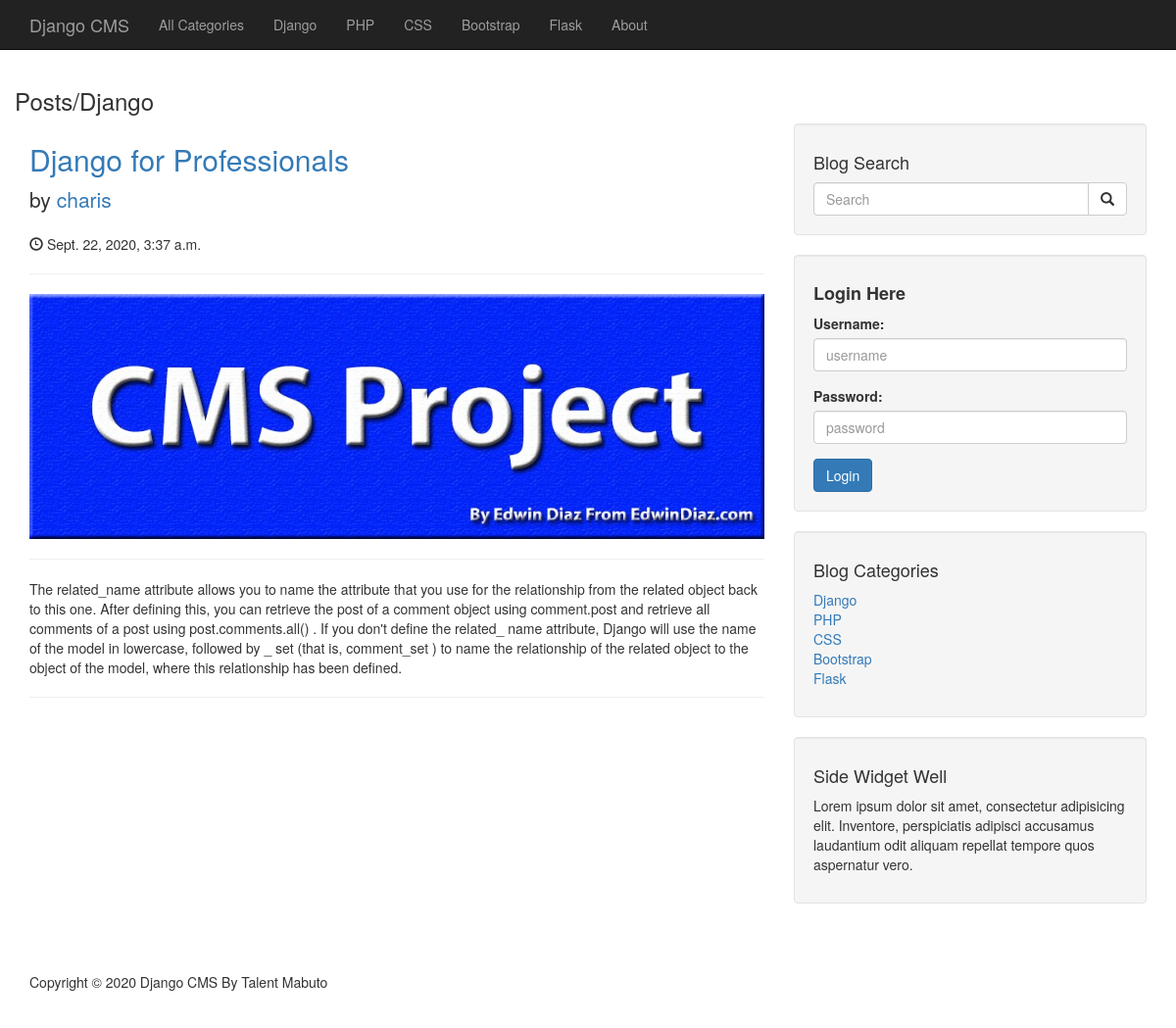
/1/, run on the app's committed database.
### categories/models.py (models this page shows, shortened)
class Category(models.Model):
    title = models.CharField(max_length=100)
    class Meta:
        verbose_name_plural = 'Categories'
    def get_absolute_url(self):
        return reverse('post_category', kwargs={'pk': self.pk})

### posts/models.py (models this page shows, shortened)
class Post(TimeStampedModel):
    Status = (
        ('draft', 'Draft'),
        ('publish', 'Publish'),
    )
    author   = models.ForeignKey(User, on_delete=models.CASCADE, related_name='posts')
    category = models.ForeignKey(Category, on_delete=models.CASCADE, default=True)
    title    = models.CharField(max_length=100)
    slug     = AutoSlugField(unique=True, always_update=False, populate_from='title')
    content  = models.TextField()
    image    = models.ImageField(upload_to='cms/%Y/%m/%d', default='image_1')
    status   = models.CharField(max_length=20, choices=Status)

### users/models.py (models this page shows)
class CustomUser(AbstractUser):
    pass

### categories/views.py (the view)
# urls.py: path('<int:pk>/', CategoryDetailView.as_view(), name='post_category'),
class CategoryDetailView(DetailView):
    model = Category
    template_name = 'categories/category_post.html'
    context_object_name = 'category'

### categories/templatetags/category_tags.py (called while the page is built)
@register.simple_tag
def get_category_tag():
    return Category.objects.all()

### templates/categories/category_post.html (shortened to what this page needs)
{% extends 'base.html' %}
{% load category_tags %}
{% block content %}
<div class="row">
    <h3>Posts/{{ category.title }}</h3>
    <div class="col-md-8">
            {% if category.post_set.all %}
                {% for post in category.post_set.all %}
                <h2>
                    <a href="{% url 'category_post_detail' post.pk %}">{{ post.title }}</a>
                </h2>
                <p class="lead">
                    by <a href="">{{ post.author }}</a>
                </p>
                <p><span class="glyphicon glyphicon-time"></span> {{ post.created }}</p>
                <hr>
                <img class="img-responsive" src="{{ post.image.url }}" alt="">
                <hr>
                <p>{{ post.content }}</p>
                <hr>
                {% endfor %}
            {% else %}
                <h3 style="color: red; font-weight: bold;">There are no posts related to this category</h3>
            {% endif %}
    </div>
    <div class="col-md-4">
        <div class="well">
            <h4>Blog Search</h4>
                <form action="{% url 'search_results' %}" method="GET">
                    <div class="input-group">
                        <input type="text" class="form-control" name="q" placeholder="Search">
                        <span class="input-group-btn">
                            <button class="btn btn-default" type="submit">
                                <span class="glyphicon glyphicon-search"></span>
                        </button>
                        </span>
                </form>
            </div>
        </div>
        <div class="well">
            {% if user.is_authenticated %}
            <p style="color: green;">You're currently logged in</p>
            {% else %}
            <h4 style="font-weight: bold;">Login Here</h4>
            <form action="{% url 'login' %}" method="POST">
                <div class="form-group">
                    <label for="username">Username:</label>
                    <input type="text" name="username"class="form-control" placeholder="username">
                </div>
                <div class="form-group">
                    <label for="username">Password:</label>
                    <input type="password" name="password" class="form-control" placeholder="password">
                </div>
                <button type="submit" class="btn btn-primary">Login</button>
            </form>
            {% endif %}
        </div>
        <div class="well">
            <h4>Blog Categories</h4>
            <div class="row">
                <div class="col-lg-6">
                    <ul class="list-unstyled">
                        {% get_category_tag as queries %}
                        {% for query in queries %}
                        <li><a href="{{ query.get_absolute_url }}">{{ query.title }}</a>
                        </li>
                        {% endfor %}
                    </ul>
                </div>
            </div>
        </div>
        <div class="well">
            <h4>Side Widget Well</h4>
            <p>Lorem ipsum dolor sit amet, consectetur adipisicing elit. Inventore, perspiciatis adipisci accusamus laudantium odit aliquam repellat tempore quos aspernatur vero.</p>
        </div>
    </div>
</div>
{% endblock content %}

### templates/partials/nav.html (shortened to what this page needs)
{% load category_tags %}
<nav class="navbar navbar-inverse navbar-fixed-top" role="navigation">
    <div class="container">
        <div class="navbar-header">
            <a class="navbar-brand" href="{% url 'index' %}">Django CMS</a>
        </div>
        <div class="collapse navbar-collapse" id="bs-example-navbar-collapse-1">
            <ul class="nav navbar-nav">
                <li>
                    <a href="{% url 'index' %}">All Categories</a>
                </li>
                {% get_category_tag as queries %}
                {% for query in queries %}
                <li>
                    <a href="{{ query.get_absolute_url }}">{{ query.title }}</a>
                </li>
                {% endfor %}
                <li>
                    <a href="{% url 'about' %}">About</a>
                </li>
            </ul>
        </div>
    </div>
</nav>

### static/css/blog-home.css (style rules this page uses)
body { padding-top: 70px; }

### data on the page
Category: title "Django"
Category: title "PHP"
Category: title "CSS"
Category: title "Bootstrap"
Category: title "Flask"
Post: title "Django for Professionals", author "charis", created "Sept. 22, 2020, 3:37 a.m.", image (picture), content "The related_name attribute allows you to name the attribute that you use for the relationship from the related object back to this one. After defining this, you can retrieve the post of a comment object using comment.post and retrieve all comments of a post using post.comments.all() . If you don't define the related_ name attribute, Django will use the name of the model in lowercase, followed by _ set (that is, comment_set ) to name the relationship of the related object to the object of the model, where this relationship has been defined."
